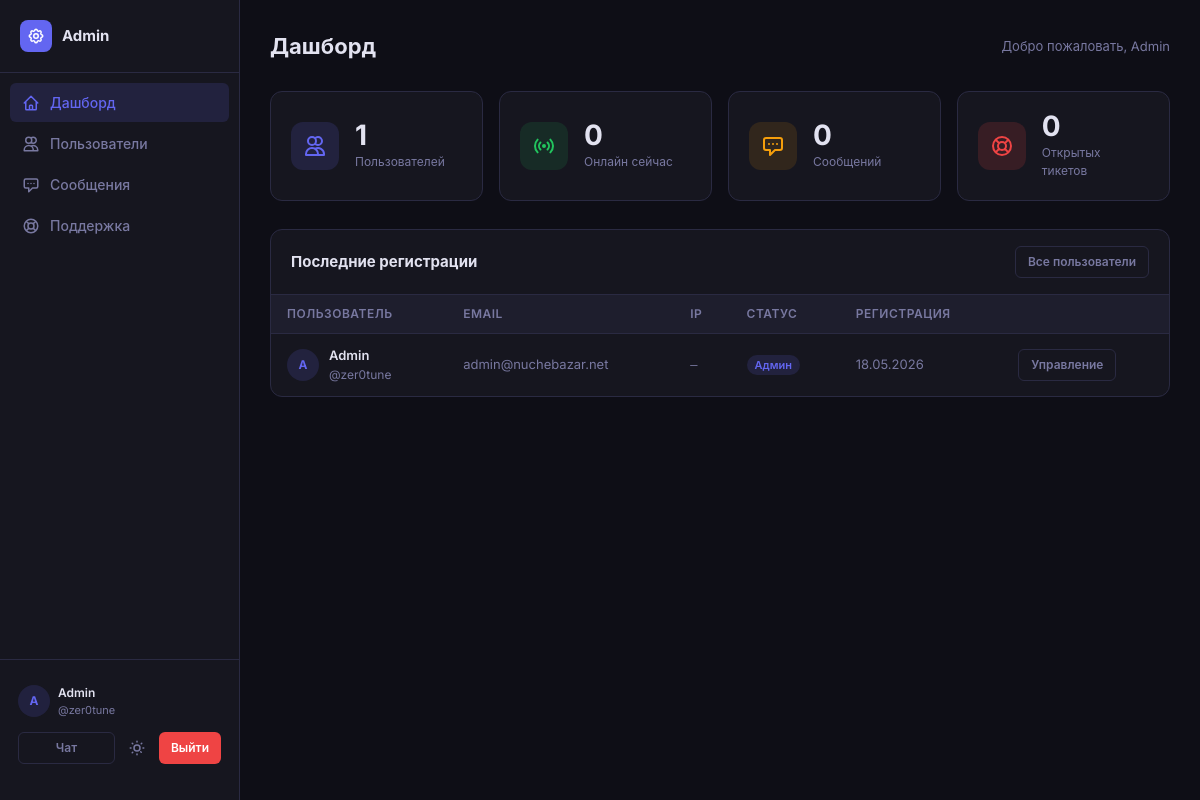
Page /admin (signed in) on the earlier database version.
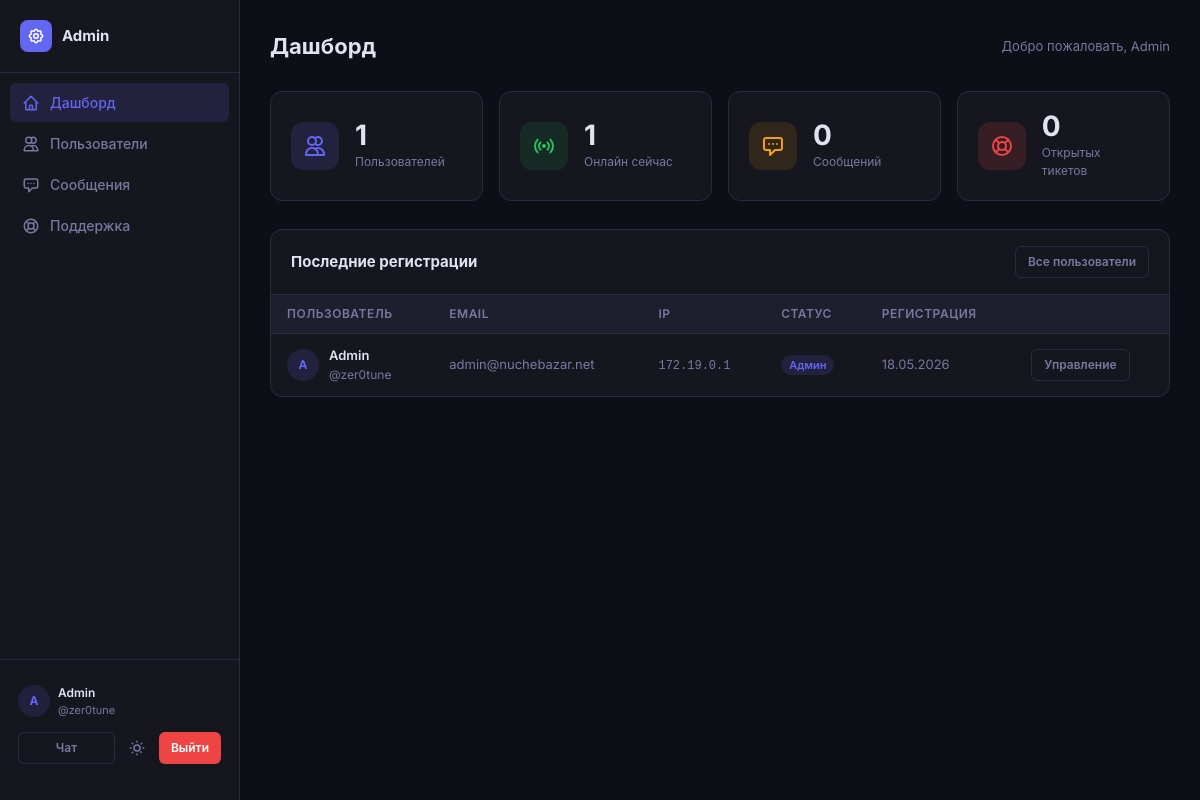
Same page on the later database version.
### app.py (models this page shows, shortened)
class User(db.Model):
    id = db.Column(db.Integer, primary_key=True)
    username = db.Column(db.String(80), unique=True, nullable=False)
    display_name = db.Column(db.String(100), nullable=False)
    email = db.Column(db.String(120), unique=True, nullable=False)
    password_hash = db.Column(db.String(256), nullable=False)
    avatar = db.Column(db.String(256), default='')
    bio = db.Column(db.Text, default='')
    is_admin = db.Column(db.Boolean, default=False)
    is_banned = db.Column(db.Boolean, default=False)
    is_frozen = db.Column(db.Boolean, default=False)
    ip_address = db.Column(db.String(45), default='')
    created_at = db.Column(db.DateTime, default=datetime.utcnow)
    online = db.Column(db.Boolean, default=False)
    last_seen = db.Column(db.DateTime, default=datetime.utcnow)

### app.py (the view)
@app.route('/admin')
@admin_required
def admin_dashboard():
    user = db.session.get(User, session['user_id'])
    return render_template('admin/dashboard.html',
        current_user=user,
        total_users=User.query.count(),
        total_messages=Message.query.count(),
        open_tickets=SupportTicket.query.filter_by(status='open').count(),
        online_count=User.query.filter_by(online=True).count(),
        recent_users=User.query.order_by(User.created_at.desc()).limit(8).all(),
    )

### app.py (called while the page is built)
def admin_required(f):
    @wraps(f)
    def decorated(*args, **kwargs):
        if 'user_id' not in session:
            return redirect(url_for('login'))
        user = db.session.get(User, session['user_id'])
        if not user or not user.is_admin:
            flash('Доступ запрещён.', 'error')
            return redirect(url_for('chat'))
        return f(*args, **kwargs)
    return decorated

### templates/admin/dashboard.html (shortened to what this page needs)
{% extends 'admin/base.html' %}
{% block admin_content %}
<div class="admin-top">
  <h1>Дашборд</h1>
  <span class="text-muted" style="font-size:13px;">Добро пожаловать, {{ current_user.display_name }}</span>
</div>
<div class="stats-grid">
  <div class="stat-card">
    <div class="stat-card-icon purple">
      <svg xmlns="http://www.w3.org/2000/svg" fill="none" viewBox="0 0 24 24" stroke="currentColor" stroke-width="2"><path stroke-linecap="round" stroke-linejoin="round" d="M12 4.354a4 4 0 110 5.292M15 21H3v-1a6 6 0 0112 0v1zm0 0h6v-1a6 6 0 00-9-5.197M13 7a4 4 0 11-8 0 4 4 0 018 0z"/></svg>
    </div>
    <div>
      <div class="stat-card-value">{{ total_users }}</div>
      <div class="stat-card-label">Пользователей</div>
    </div>
  </div>
  <div class="stat-card">
    <div class="stat-card-icon green">
      <svg xmlns="http://www.w3.org/2000/svg" fill="none" viewBox="0 0 24 24" stroke="currentColor" stroke-width="2"><path stroke-linecap="round" stroke-linejoin="round" d="M5.636 18.364a9 9 0 010-12.728m12.728 0a9 9 0 010 12.728m-9.9-2.829a5 5 0 010-7.07m7.072 0a5 5 0 010 7.07M13 12a1 1 0 11-2 0 1 1 0 012 0z"/></svg>
    </div>
    <div>
      <div class="stat-card-value">{{ online_count }}</div>
      <div class="stat-card-label">Онлайн сейчас</div>
    </div>
  </div>
  <div class="stat-card">
    <div class="stat-card-icon orange">
      <svg xmlns="http://www.w3.org/2000/svg" fill="none" viewBox="0 0 24 24" stroke="currentColor" stroke-width="2"><path stroke-linecap="round" stroke-linejoin="round" d="M8 10h.01M12 10h.01M16 10h.01M9 16H5a2 2 0 01-2-2V6a2 2 0 012-2h14a2 2 0 012 2v8a2 2 0 01-2 2h-5l-5 5v-5z"/></svg>
    </div>
    <div>
      <div class="stat-card-value">{{ total_messages }}</div>
      <div class="stat-card-label">Сообщений</div>
    </div>
  </div>
  <div class="stat-card">
    <div class="stat-card-icon red">
    </div>
    <div>
      <div class="stat-card-value">{{ open_tickets }}</div>
      <div class="stat-card-label">Открытых тикетов</div>
    </div>
  </div>
</div>
<div class="card">
  <div class="card-header">
    <span class="card-title">Последние регистрации</span>
    <a href="/admin/users" class="btn btn-ghost btn-sm">Все пользователи</a>
  </div>
  <div style="overflow-x:auto;">
    <table class="table">
      <thead>
        <tr>
          <th>Пользователь</th>
          <th>Email</th>
          <th>IP</th>
          <th>Статус</th>
          <th>Регистрация</th>
          <th></th>
        </tr>
      </thead>
      <tbody>
        {% for user in recent_users %}
        <tr>
          <td>
            <div style="display:flex;align-items:center;gap:10px;">
              {% if user.avatar %}
              <img class="avatar avatar-sm" src="{{ url_for('static', filename=user.avatar) }}" alt="">
              {% else %}
              <div class="avatar-placeholder sm">{{ user.display_name[0].upper() }}</div>
              {% endif %}
              <div>
                <div style="font-weight:600;">{{ user.display_name }}</div>
                <div style="font-size:12px;color:var(--text-muted);">@{{ user.username }}</div>
              </div>
            </div>
          </td>
          <td class="text-muted">{{ user.email }}</td>
          <td><code style="font-size:12px;color:var(--text-muted);">{{ user.ip_address or '—' }}</code></td>
          <td>
            {% if user.is_banned %}<span class="badge badge-red">Забанен</span>
            {% elif user.is_frozen %}<span class="badge badge-yellow">Заморожен</span>
            {% elif user.is_admin %}<span class="badge badge-purple">Админ</span>
            {% elif user.online %}<span class="badge badge-green">Онлайн</span>
            {% else %}<span class="badge badge-gray">Офлайн</span>{% endif %}
          </td>
          <td class="text-muted" style="font-size:13px;">{{ user.created_at.strftime('%d.%m.%Y') }}</td>
          <td><a href="/admin/users?q={{ user.username }}" class="btn btn-ghost btn-sm">Управление</a></td>
        </tr>
        {% endfor %}
      </tbody>
    </table>
  </div>
</div>
{% endblock %}

### templates/admin/base.html (shortened to what this page needs)
{% extends 'base.html' %}
{% block body %}
<div class="admin-layout">
  <aside class="admin-sidebar">
    <div class="admin-brand">
      <div class="logo"></div>
      <span>Admin</span>
    </div>
    <nav class="admin-nav">
      <a href="/admin" class="admin-nav-item {% if request.path == '/admin' %}active{% endif %}">
        <svg xmlns="http://www.w3.org/2000/svg" fill="none" viewBox="0 0 24 24" stroke="currentColor" stroke-width="2"><path stroke-linecap="round" stroke-linejoin="round" d="M3 12l2-2m0 0l7-7 7 7M5 10v10a1 1 0 001 1h3m10-11l2 2m-2-2v10a1 1 0 01-1 1h-3m-6 0a1 1 0 001-1v-4a1 1 0 011-1h2a1 1 0 011 1v4a1 1 0 001 1m-6 0h6"/></svg>
        Дашборд
      </a>
      <a href="/admin/users" class="admin-nav-item {% if '/admin/users' in request.path %}active{% endif %}">
        <svg xmlns="http://www.w3.org/2000/svg" fill="none" viewBox="0 0 24 24" stroke="currentColor" stroke-width="2"><path stroke-linecap="round" stroke-linejoin="round" d="M12 4.354a4 4 0 110 5.292M15 21H3v-1a6 6 0 0112 0v1zm0 0h6v-1a6 6 0 00-9-5.197M13 7a4 4 0 11-8 0 4 4 0 018 0z"/></svg>
        Пользователи
      </a>
      <a href="/admin/messages" class="admin-nav-item {% if '/admin/messages' in request.path %}active{% endif %}">
        <svg xmlns="http://www.w3.org/2000/svg" fill="none" viewBox="0 0 24 24" stroke="currentColor" stroke-width="2"><path stroke-linecap="round" stroke-linejoin="round" d="M8 10h.01M12 10h.01M16 10h.01M9 16H5a2 2 0 01-2-2V6a2 2 0 012-2h14a2 2 0 012 2v8a2 2 0 01-2 2h-5l-5 5v-5z"/></svg>
        Сообщения
      </a>
      <a href="/admin/support" class="admin-nav-item {% if '/admin/support' in request.path %}active{% endif %}">
        Поддержка
      </a>
    </nav>
    <div style="margin-top:auto; padding:16px 10px; border-top:1px solid var(--border);">
      <div style="display:flex;align-items:center;gap:8px;padding:8px;border-radius:var(--radius-sm);">
        <div class="avatar-placeholder sm">{{ current_user.display_name[0].upper() }}</div>
        <div style="flex:1;min-width:0;">
          <div style="font-size:12px;font-weight:600;overflow:hidden;text-overflow:ellipsis;white-space:nowrap;">{{ current_user.display_name }}</div>
          <div style="font-size:11px;color:var(--text-muted);">@{{ current_user.username }}</div>
        </div>
      </div>
      <div style="display:flex;gap:6px;padding:0 8px;margin-top:6px;">
        <a href="/chat" class="btn btn-ghost btn-sm" style="flex:1;justify-content:center;">Чат</a>
        <button class="theme-toggle" onclick="toggleTheme()" style="width:32px;height:32px;">
        </button>
        <a href="/logout" class="btn btn-danger btn-sm">Выйти</a>
      </div>
    </div>
  </aside>
  <div class="admin-content">
    {% block admin_content %}{% endblock %}
  </div>
</div>
{% endblock %}

Differences in the rows shown:
changed User "Admin": ip_address "—" → "172.19.0.1"
Other differences:
{{ online_count }}: "0" → "1"
